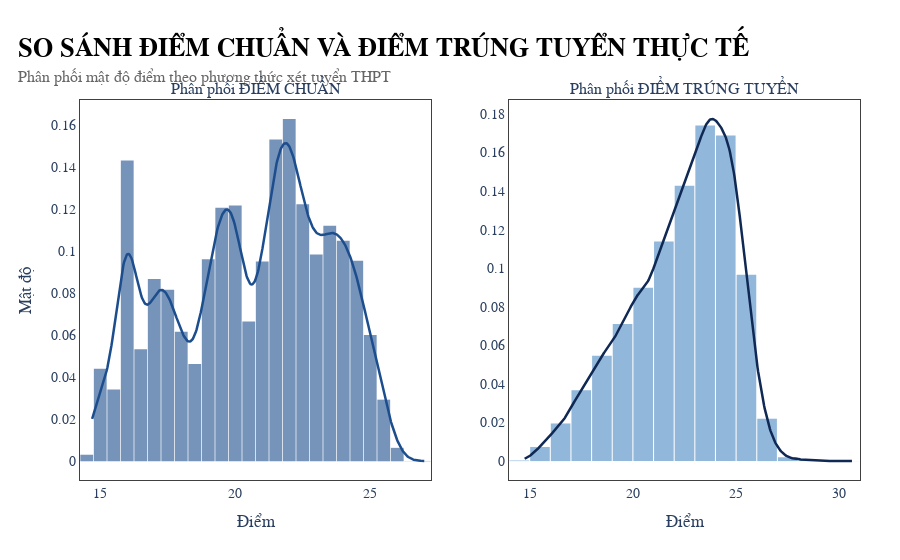

The cell this chart's notebook holds for it:
### Code cell
df_filter = admission[(admission['PTXT'] == '100') | (admission['PTXT'] == '1')]

def calc_kde(series):
    clean_data = series.dropna()
    if len(clean_data) > 1:
        kde = stats.gaussian_kde(clean_data)
        x = np.linspace(clean_data.min(), clean_data.max(), 500)
        y = kde(x)
        return clean_data, x, y
    return clean_data, [], []

data_dc, x_dc, y_dc = calc_kde(df_filter['DIEM_CHUAN'])

data_tt, x_tt, y_tt = calc_kde(df_filter['DIEM_TRUNGTUYEN'])

fig = make_subplots(
    rows=1, cols=2,
    subplot_titles=("Phân phối ĐIỂM CHUẨN", "Phân phối ĐIỂM TRÚNG TUYỂN"),
    horizontal_spacing=0.1
)

fig.add_trace(go.Histogram(
    x=data_dc,
    histnorm='probability density',
    name='Hist Điểm Chuẩn',
    marker_color=c['blue_medium'], 
    opacity=0.6,
    nbinsx=30,
    showlegend=False 
), row=1, col=1)

fig.add_trace(go.Scatter(
    x=x_dc,
    y=y_dc,
    mode='lines',
    name='KDE Điểm Chuẩn',
    line=dict(color=c['blue_medium'], width=2.5),
    showlegend=False
), row=1, col=1)

fig.add_trace(go.Histogram(
    x=data_tt,
    histnorm='probability density',
    name='Hist Trúng Tuyển',
    marker_color=c['blue_light'], # Màu xanh cho điểm thực tế
    opacity=0.6,
    nbinsx=30,
    showlegend=False
), row=1, col=2)

fig.add_trace(go.Scatter(
    x=x_tt,
    y=y_tt,
    mode='lines',
    name='KDE Trúng Tuyển',
    line=dict(color=c['blue_dark'], width=2.5),
    showlegend=False
), row=1, col=2)

fig = apply_my_style(
    fig,
    title="SO SÁNH ĐIỂM CHUẨN VÀ ĐIỂM TRÚNG TUYỂN THỰC TẾ",
    subtitle="Phân phối mật độ điểm theo phương thức xét tuyển THPT"
)

fig.update_layout(
    bargap=0.05,
    showlegend=False
)

fig.update_xaxes(
    showline=True, 
    linewidth=1, 
    linecolor=c['gray_dark'], 
    mirror=True  
)

fig.update_yaxes(
    showline=True, 
    linewidth=1, 
    linecolor=c['gray_dark'], 
    mirror=True
)

# Cập nhật nhãn trục X, Y
fig.update_xaxes(title_text="Điểm", row=1, col=1)
fig.update_xaxes(title_text="Điểm", row=1, col=2)
fig.update_yaxes(title_text="Mật độ", row=1, col=1)

fig.show()

### Figure 1 — Plotly figure (JSON) as saved in the notebook; plotly's stock layout.template omitted (floating-point values rounded to 4 significant figures; data arrays with more than 128 entries replaced by an {"elided": "..."} marker saying what was removed)
{"data": [{"histnorm": "probability density", "marker": {"color": "#1C4D8D"}, "name": "Hist Điểm Chuẩn", "nbinsx": 30, "opacity": 0.6, "showlegend": false, "type": "histogram", "x": {"elided": "25634 float values"}, "xaxis": "x", "yaxis": "y"}, {"line": {"color": "#1C4D8D", "width": 2.5}, "mode": "lines", "name": "KDE Điểm Chuẩn", "showlegend": false, "type": "scatter", "x": {"elided": "500 float values"}, "xaxis": "x", "y": {"elided": "500 float values"}, "yaxis": "y"}, {"histnorm": "probability density", "marker": {"color": "#4988C4"}, "name": "Hist Trúng Tuyển", "nbinsx": 30, "opacity": 0.6, "showlegend": false, "type": "histogram", "x": {"elided": "25634 float values"}, "xaxis": "x2", "yaxis": "y2"}, {"line": {"color": "#0F2854", "width": 2.5}, "mode": "lines", "name": "KDE Trúng Tuyển", "showlegend": false, "type": "scatter", "x": {"elided": "500 float values"}, "xaxis": "x2", "y": {"elided": "500 float values"}, "yaxis": "y2"}], "layout": {"annotations": [{"font": {"size": 16}, "showarrow": false, "text": "Phân phối ĐIỂM CHUẨN", "x": 0.225, "xanchor": "center", "xref": "paper", "y": 1, "yanchor": "bottom", "yref": "paper"}, {"font": {"size": 16}, "showarrow": false, "text": "Phân phối ĐIỂM TRÚNG TUYỂN", "x": 0.775, "xanchor": "center", "xref": "paper", "y": 1, "yanchor": "bottom", "yref": "paper"}], "bargap": 0.05, "font": {"family": "Montserrat, sans-serif", "size": 14}, "legend": {"x": 0.99, "xanchor": "right", "y": 0.99, "yanchor": "top"}, "margin": {"b": 80, "l": 80, "r": 40, "t": 100}, "paper_bgcolor": "white", "plot_bgcolor": "white", "showlegend": false, "title": {"font": {"family": "Montserrat, sans-serif"}, "text": "<b style='font-size:26px; color:black;'>SO SÁNH ĐIỂM CHUẨN VÀ ĐIỂM TRÚNG TUYỂN THỰC TẾ</b><br><span style='font-size:16px; color:#666;'>Phân phối mật độ điểm theo phương thức xét tuyển THPT</span>", "x": 0.02, "xanchor": "left", "y": 0.9, "yanchor": "top"}, "xaxis": {"anchor": "y", "domain": [0, 0.45], "linecolor": "#404040", "linewidth": 1, "mirror": true, "showgrid": false, "showline": true, "title": {"text": "Điểm"}}, "xaxis2": {"anchor": "y2", "domain": [0.55, 1], "linecolor": "#404040", "linewidth": 1, "mirror": true, "showline": true, "title": {"text": "Điểm"}}, "yaxis": {"anchor": "x", "domain": [0, 1], "linecolor": "#404040", "linewidth": 1, "mirror": true, "showgrid": false, "showline": true, "title": {"text": "Mật độ"}}, "yaxis2": {"anchor": "x2", "domain": [0, 1], "linecolor": "#404040", "linewidth": 1, "mirror": true, "showline": true}}}
